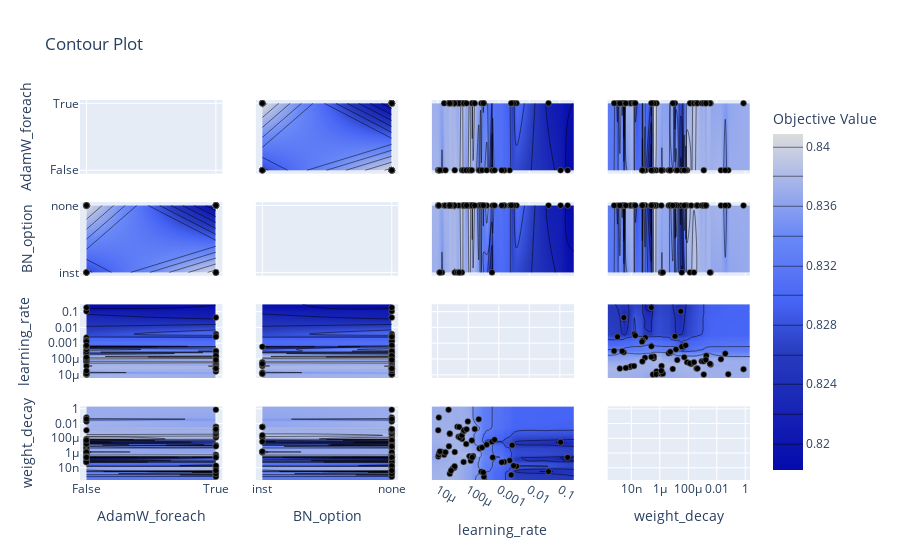

The code cell stored with this chart in its notebook:
### Code cell
visualize.plot_contour(study)
